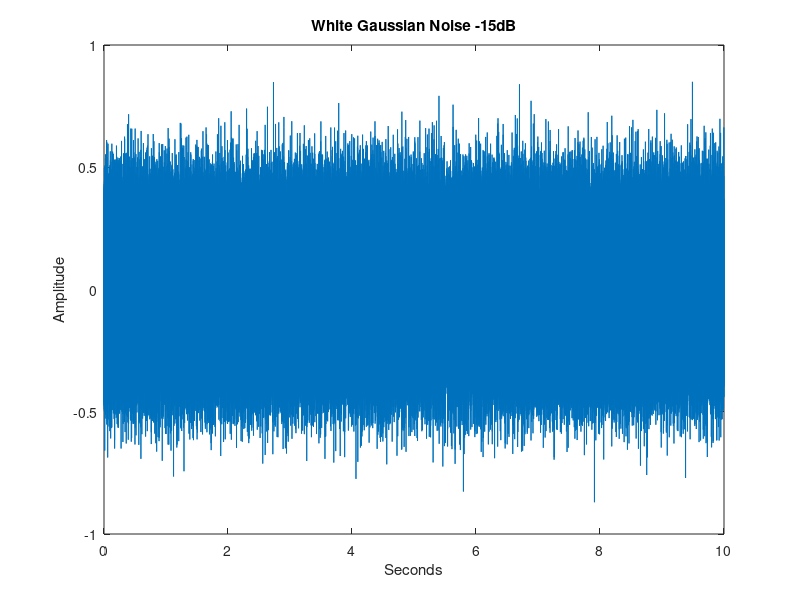

The MATLAB script that drew this image: (Note: this script raises an error after producing the figure.)
clear all;

file_name="WGNSignal";
file_output_text="WGNSignal.txt";
fileID = fopen(file_output_text,'wt+');

tic    
close all;
seed=1;

%great guide
%https://www.mathworks.com/help/dsp/ug/overview-of-adaptive-filters-and-applications.html#bqud8rg
%https://www.mathworks.com/help/dsp/ug/lms-adaptive-filters.html
%increase power of signal by 3db: x .*= 10^(3/20)

length=10;
Fs=48000;
figure('units','normalized','outerposition',[0 0 1 1]);
N=length*Fs;
%*** create wgn -15dB power
s=wgn(N,1,-15,1,seed); %15db
if(Fs~=48000)
    s=resample(s,48000,Fs);
    Fs=48000;
end
N=ceil(length*Fs); %Amount of samples to length
s=s(1:min(size(s,1), N));
t = (0:N-1)/Fs; %time vector
power_s_2 = rms(s)^2;
power_s_2_db = pow2db(power_s_2);
fprintf(fileID, "\n Power: %4.4f Power dBW: %4.4f", power_s_2, power_s_2_db);
%plot music signal.
subplot(1,1,1);
plot(t, s);xlabel('Seconds'); ylabel('Amplitude');title("White Gaussian Noise -15dB");
sig(:,1)=s;

saveas(gcf,file_name+"TimeDomain.png")


%spectrum
figure('units','normalized','outerposition',[0 0 1 1]);
signals=sig;
m=size(sig,2);
titles=["White Gaussiam Noise FT"];
for i=1:size(signals,2)
    % Fourier Transform:
    X(:,i) = fft(signals(:,i));

    % Frequency specifications:
    N = size(t,2);
    f = ((0:1/N:1-1/N)*Fs).';
    magnitude = mag2db(abs(X(:,i)));        % Magnitude of the FFT in db
    phase = unwrap(angle(X(:,i)));  % Phase of the FFT    

    % Plot the spectrum:
    subplot(m,2,(i-1)*2+1);
    plot(f,magnitude);
    xlabel('Frequency (in hertz)');ylabel('Magnitude in dB');
    title(titles(i));
    axis([0 20000 0 inf])

    subplot(m,2,(i-1)*2+2);
    plot(f,phase);
    xlabel('Frequency (in hertz)');ylabel('Phase in rad');
    title(titles(i));
    axis([0 20000 -inf inf]);
end

saveas(gcf,file_name+"FourierTransform.png")
fclose('all');